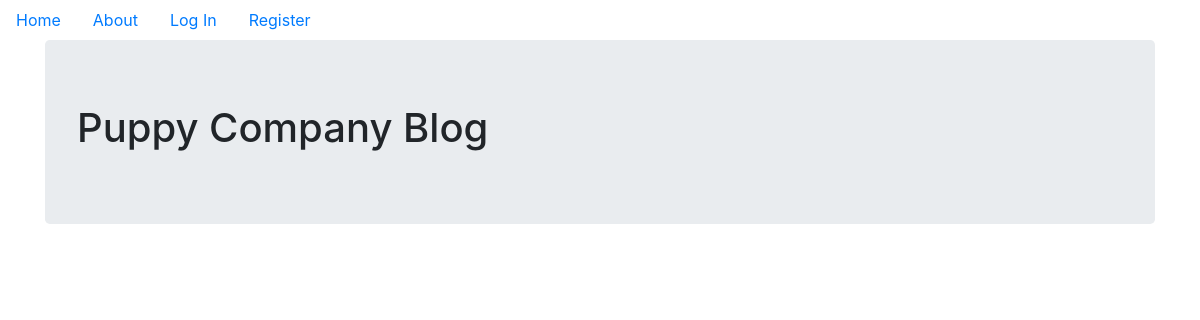
The app's page /, older data.
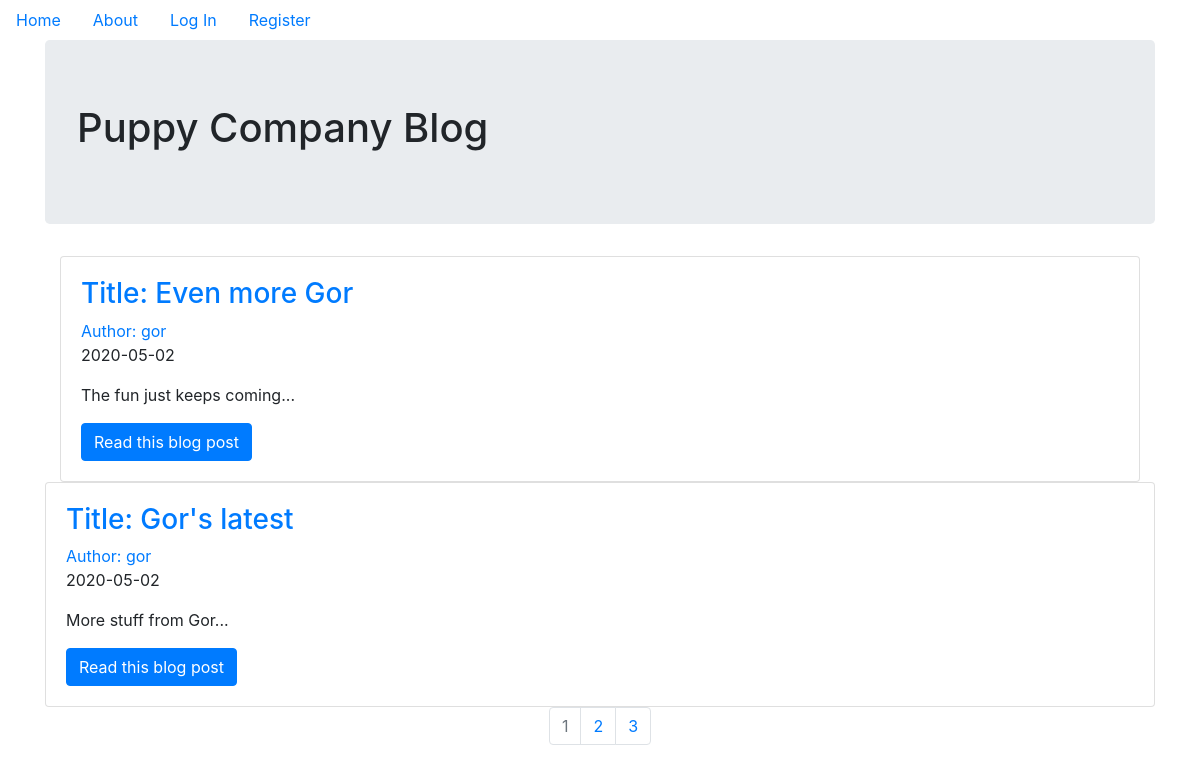
The same page, newer data.
### puppycompanyblog/models.py (models this page shows, shortened)
class BlogPost(db.Model, UserMixin):
    id = db.Column(db.Integer, primary_key=True)
    users = db.relationship(User)
    user_id = db.Column(db.Integer, db.ForeignKey('users.id'), nullable=False)
    date = db.Column(db.DateTime, nullable=False, default=datetime.utcnow)
    title = db.Column(db.String(140), nullable=False)
    text = db.Column(db.Text, nullable=False)

class User(db.Model, UserMixin):
    __tablename__ = 'users'
    id = db.Column(db.Integer, primary_key=True)
    profile_image = db.Column(db.String(64),nullable = False, default = 'default_profile.png')
    email = db.Column(db.String(64), unique = True, index = True)
    username = db.Column(db.String(64), unique = True, index = True)
    password_hash = db.Column(db.String(128))
    posts = db.relationship('BlogPost', backref='author', lazy=True)

### puppycompanyblog/core/views.py (the view)
@core.route('/')
def index():
    page = request.args.get('page', 1, type=int)
    blog_posts = BlogPost.query.order_by(BlogPost.date.desc()).paginate(page=page,per_page=2)
    return render_template('index.html', blog_posts=blog_posts)

### puppycompanyblog/templates/index.html
{% extends "base.html" %}
{% block content %}
<div class="jumbotron">
  <h1>Puppy Company Blog</h1>
</div>
<div class="container">
  {% for post in blog_posts.items %}
  <div class="card">
    <div class="card-body">
      <h3> <a class="card-title" href="{{ url_for('blog_posts.blog_post', blog_post_id=post.id) }}">Title:  {{post.title}}</a></h3>
      <a href="{{ url_for('users.user_posts', username=post.author.username)}}">Author: {{ post.author.username }}</a>
      <p>{{post.date.strftime('%Y-%m-%d')}}</p>
      <p class="card-text">{{post.text[:25]}}...</p>
      <a href="{{ url_for('blog_posts.blog_post', blog_post_id=post.id)}}" class="btn btn-primary">Read this blog post</a>
    </div>
  </div>
</div>
{% endfor %}
  <nav aria-label='Page Navigation example'>
    <ul class="pagination justify-content-center">
      {% for page_num in blog_posts.iter_pages(left_edge=1,right_edge=1,left_current=1,right_current=2)  %}
      {% if blog_posts.page == page_num %}
      <li class='page-item disabled'>
        <a class="page-link" href="{{url_for('core.index',page=page_num)}}">{{ page_num }}</a>
      </li>
      {% else %}
      <li class='page-item'>
        <a class="page-link" href="{{url_for('core.index',page=page_num)}}">{{ page_num }}</a>
      </li>
      {% endif %}
      {% endfor %}
    </ul>
  </nav>
{% endblock %}

### puppycompanyblog/templates/base.html (shortened to what this page needs)
<!DOCTYPE html>
<html lang="en" dir="ltr">
<head>
  <link rel="stylesheet" href="https://maxcdn.bootstrapcdn.com/bootstrap/4.0.0/css/bootstrap.min.css">
  <link rel="stylesheet" href="../static/css/styles.css">
</head>
<body>
  <ul class='nav'>
    <li class='nav-link'>
      <a href="{{ url_for('core.index') }}">Home</a>
    </li>
    <li class='nav-link'>
      <a href="{{ url_for('core.info')}}">About</a>
    </li>
    {% if current_user.is_authenticated %}
    <li class='nav-link'>
      <a href="{{ url_for('users.logout') }}">Log Out</a>
    </li>
    <li class='nav-link'>
      <a href="{{ url_for('users.account') }}">Account</a>
    </li>
    <li class='nav-link'>
      <a href="{{ url_for('blog_posts.create_post') }}">Create Post</a>
    </li>
    {% else %}
    <li class='nav-link'>
      <a href="{{ url_for('users.login') }}">Log In</a>
    </li>
    <li class='nav-link'>
      <a href="{{ url_for('users.register') }}">Register</a>
    </li>
    {% endif %}
  </ul>
  <div class="container">
    {% block content %}
    {% endblock %}
</body>
</html>

Row changes from the older to the newer data that the page shows:
added BlogPost: title "Even more Gor", author.username "gor", date "2020-05-02", text "The fun just keeps coming"
added BlogPost: title "Gor's latest", author.username "gor", date "2020-05-02", text "More stuff from Gor"
Text that changed along with them:
new list line: "1"
new list line: "2"
new list line: "3"
